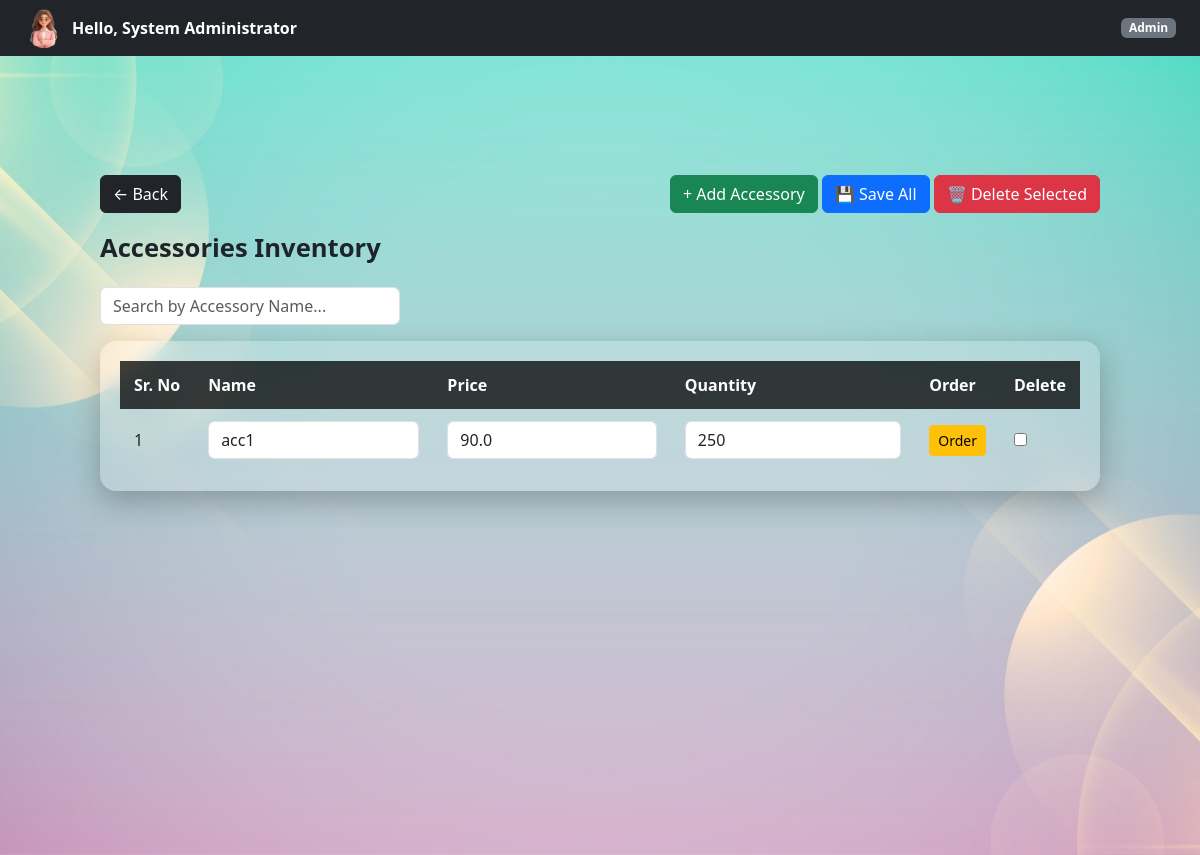
Page /admin/accessories (signed in) on the earlier database version.
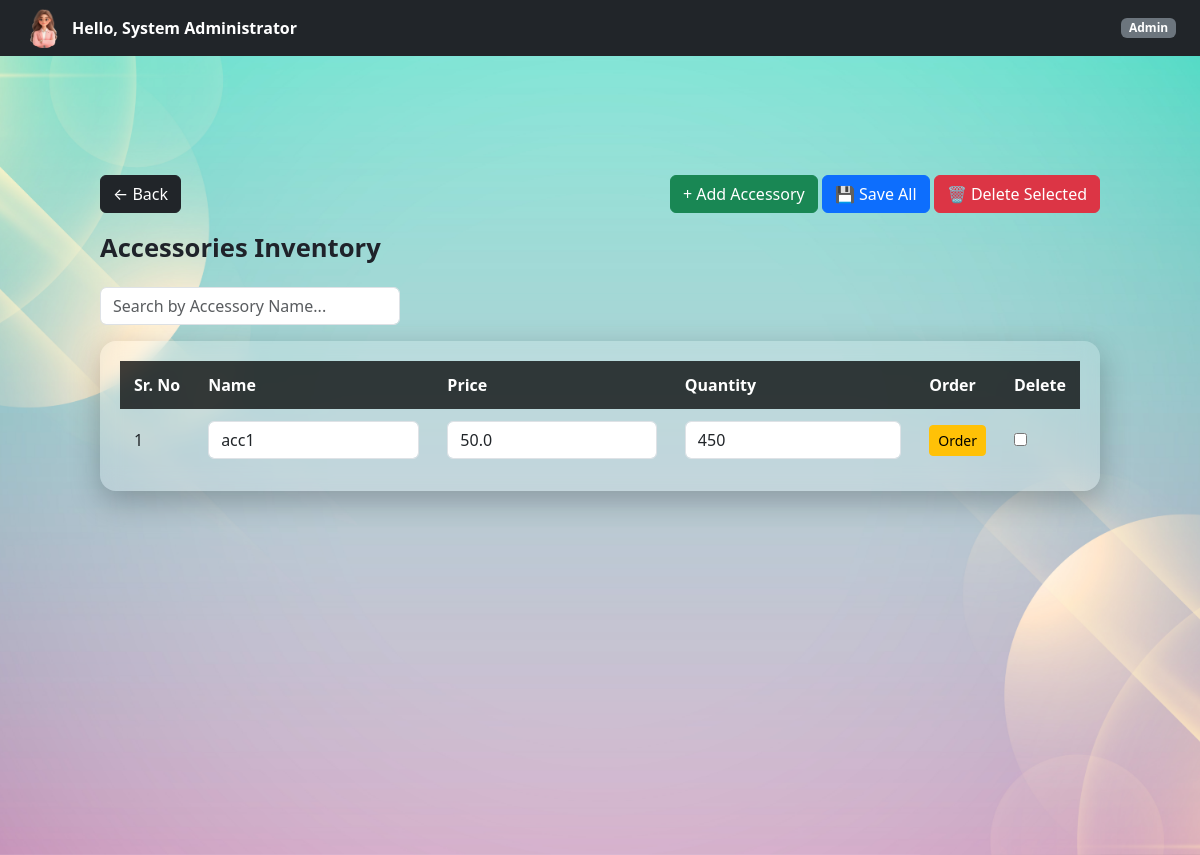
Same page on the later database version.
### controller/models.py (models this page shows)
class Accessory(db.Model):
    __tablename__ = "accessories"
    id = db.Column(db.Integer, primary_key=True)
    name = db.Column(db.String(100), nullable=False, unique= True)
    quantity = db.Column(db.Integer, default=0)
    price = db.Column(db.Float, nullable=False)

### controller/admin.py (the view)
@admin_bp.route("/accessories")
@login_required
@role_required("Admin")
def view_accessories():
    accessories = Accessory.query.all()
    return render_template(
        "admin/accessories.html",
        accessories=accessories
    )

### templates/admin/accessories.html (shortened to what this page needs)
{% extends "base.html" %}
{% block page_class %}company-dashboard-bg{% endblock %}
{% block free_content %}
{% include "partials/navbar.html" %}
<div class="dashboard-container">
    <div class="d-flex justify-content-between align-items-center mb-3">
        <a href="{{ url_for('admin.dashboard') }}" class="btn btn-dark">
            ← Back
        </a>
        <div>
            <button class="btn btn-success"
                onclick="addAccessoryRow()">
                + Add Accessory
            </button>
            <button form="accessoryForm" class="btn btn-primary">
                💾 Save All
            </button>
            <button type="button"
                class="btn btn-danger"
                onclick="deleteSelectedAccessories()">
                🗑 Delete Selected
            </button>
        </div>
    </div>
    <div class="page-title">Accessories Inventory</div>
    <input
        type="text"
        id="searchInput"
        placeholder="Search by Accessory Name..."
        class="form-control mb-3"
        style="max-width: 300px;"
    >
    <form
        id="accessoryForm"
        method="POST"
        action="{{ url_for('admin.bulk_update_accessories') }}"
    >
        <div class="glass-table">
            <table>
                <thead>
                    <tr>
                        <th>Sr. No</th>
                        <th>Name</th>
                        <th>Price</th>
                        <th>Quantity</th>
                        <th>Order</th>
                        <th>Delete</th>
                    </tr>
                </thead>
                <tbody id="accessoryTableBody">
                    {% for accessory in accessories %}
                    <tr>
                        <td class="sr-no">{{ loop.index }}</td>
                        <td>
                            <input
                                name="name[]"
                                value="{{ accessory.name }}"
                                class="form-control"
                            >
                        </td>
                        <td>
                            <input
                                name="price[]"
                                type="number"
                                step="0.01"
                                value="{{ accessory.price }}"
                                class="form-control"
                            >
                        </td>
                        <td>
                            <input
                                name="quantity[]"
                                type="number"
                                value="{{ accessory.quantity }}"
                                class="form-control"
                            >
                        </td>
                        <td>
                            <button
                                type="button"
                                class="btn btn-warning btn-sm"
                                onclick="orderAccessory('{{ accessory.id }}', '{{ accessory.name }}', '{{ accessory.price }}')">
                                Order
                            </button>
                        </td>
                        <td>
                            <input
                                type="checkbox"
                                name="selected_ids[]"
                                value="{{ accessory.id }}"
                            >
                        </td>
                    </tr>
                    {% endfor %}
                </tbody>
            </table>
        </div>
    </form>
</div>
{% endblock %}

Differences in the rows shown:
changed Accessory "acc1": price "90.0" → "50.0"; quantity "250" → "450"
